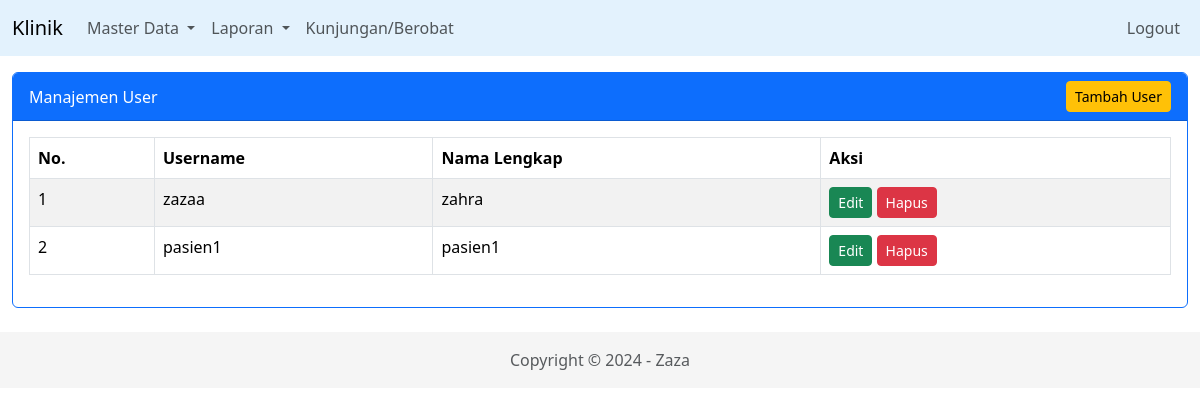
The app's page /index.php/user with its own data.
### tables this page shows
CREATE TABLE `user` (
  `id` int NOT NULL,
  `username` varchar(20) NOT NULL,
  `password` varchar(55) DEFAULT NULL,
  `nama_lengkap` varchar(100) NOT NULL
);

### application/controllers/User.php (called while the page is built, shortened)
<?php
class User extends CI_Controller {
    function __construct(){
        $this->load->model('m_user');
    }
    public function index(){
        $data['title'] = "Manajemen User";
        $data['users'] = $this->m_user->tampil_data()->result_array();
        $this->load->view('v_header', $data);
        $this->load->view('v_user', $data);
        $this->load->view('v_footer');
    }
}

### index.php (called while the page is built, shortened)
<?php
require_once BASEPATH.'core/CodeIgniter.php';

### application/models/m_user.php (called while the page is built, shortened)
<?php
class M_user extends CI_Model{
    function tampil_data(){
        return $this->db->get('user');
    }
}

### application/views/v_user.php (the view)
<section class="konten mt-2">
    <div class="container-fluid">
        <div class="card border-primary">
            <div class="card-header bg-primary text-white d-flex justify-content-between align-items-center">
                <span><?= $title; ?></span>
                <a href="<?= base_url('user/tambah') ?>" class="btn btn-warning btn-sm">Tambah User</a>
            </div>
            <div class="card-body">
                <div class="table-responsive">
                    <table class="table table-bordered table-striped">
                        <thead>
                            <tr>
                                <th>No.</th>
                                <th>Username</th>
                                <th>Nama Lengkap</th>
                                <th>Aksi</th>
                            </tr>
                        </thead>
                        <tbody>
                            <?php $no = 1; foreach($users as $us){?>
                                <tr>
                                    <td><?= $no ?></td>
                                    <td><?= $us['username'] ?></td>
                                    <td><?= $us['nama_lengkap'] ?></td>
                                    <td>
                                        <a href="<?= base_url(). 'user/edit/'.$us['id'] ?>" class="btn btn-success btn-sm">Edit</a>
                                        <a href="<?= base_url(). 'user/hapus/'.$us['id'] ?>" onClick="return confirm('Yakin ingin menghapus ini?')" class="btn btn-danger btn-sm">Hapus</a>
                                    </td>
                                </tr>
                            <?php $no++; }?>
                        </tbody>
                    </table>
                </div>
            </div>
        </div>
    </div>
</section>

### records on screen
user: username "zazaa", nama_lengkap "zahra"
user: username "pasien1", nama_lengkap "pasien1"

### other values on screen
$title "Manajemen User"
